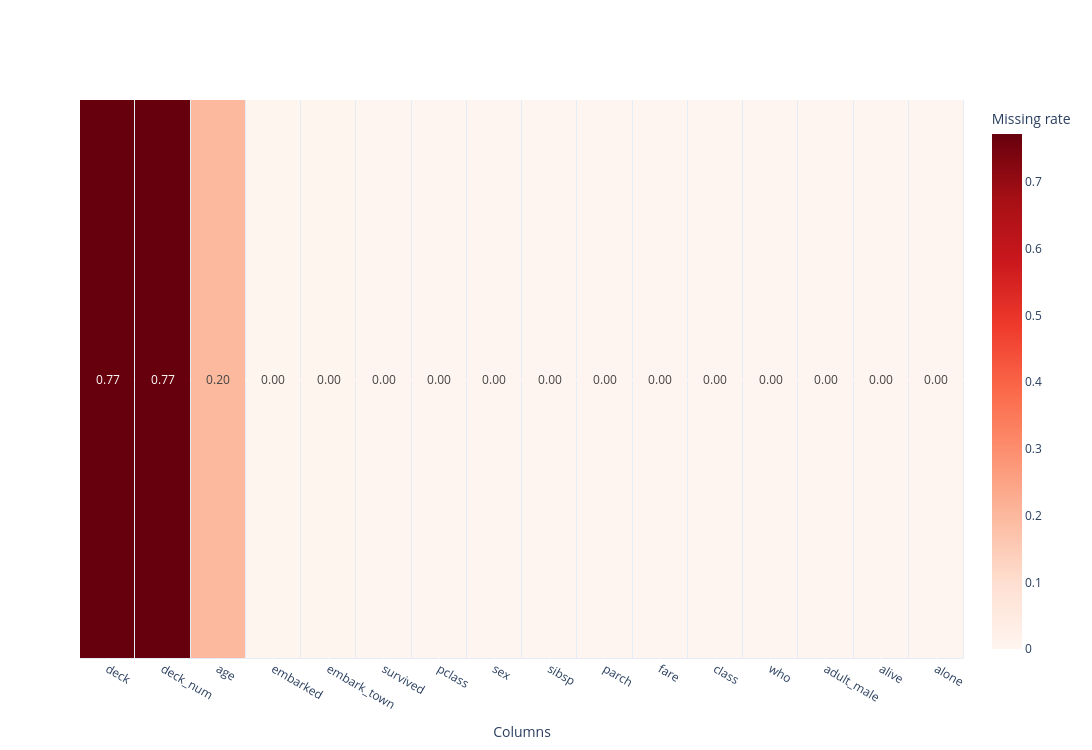

Write notebook code for a chart like this one.
### Code cell
df.column_missing_rate_heatmap().show()

### Figure 1 — Plotly figure (JSON) as saved in the notebook; plotly's stock layout.template omitted (floating-point values rounded to 4 significant figures)
{"data": [{"colorbar": {"title": {"text": "Missing rate"}}, "colorscale": [[0, "rgb(255,245,240)"], [0.125, "rgb(254,224,210)"], [0.25, "rgb(252,187,161)"], [0.375, "rgb(252,146,114)"], [0.5, "rgb(251,106,74)"], [0.625, "rgb(239,59,44)"], [0.75, "rgb(203,24,29)"], [0.875, "rgb(165,15,21)"], [1, "rgb(103,0,13)"]], "customdata": [[["deck", "0.77"], ["deck_num", "0.77"], ["age", "0.20"], ["embarked", "0.00"], ["embark_town", "0.00"], ["survived", "0.00"], ["pclass", "0.00"], ["sex", "0.00"], ["sibsp", "0.00"], ["parch", "0.00"], ["fare", "0.00"], ["class", "0.00"], ["who", "0.00"], ["adult_male", "0.00"], ["alive", "0.00"], ["alone", "0.00"]]], "hovertemplate": "%{hovertext}<extra></extra>", "hovertext": [["<b>Column</b>: deck<br><b>Missing rate</b>: 0.77", "<b>Column</b>: deck_num<br><b>Missing rate</b>: 0.77", "<b>Column</b>: age<br><b>Missing rate</b>: 0.20", "<b>Column</b>: embarked<br><b>Missing rate</b>: 0.00", "<b>Column</b>: embark_town<br><b>Missing rate</b>: 0.00", "<b>Column</b>: survived<br><b>Missing rate</b>: 0.00", "<b>Column</b>: pclass<br><b>Missing rate</b>: 0.00", "<b>Column</b>: sex<br><b>Missing rate</b>: 0.00", "<b>Column</b>: sibsp<br><b>Missing rate</b>: 0.00", "<b>Column</b>: parch<br><b>Missing rate</b>: 0.00", "<b>Column</b>: fare<br><b>Missing rate</b>: 0.00", "<b>Column</b>: class<br><b>Missing rate</b>: 0.00", "<b>Column</b>: who<br><b>Missing rate</b>: 0.00", "<b>Column</b>: adult_male<br><b>Missing rate</b>: 0.00", "<b>Column</b>: alive<br><b>Missing rate</b>: 0.00", "<b>Column</b>: alone<br><b>Missing rate</b>: 0.00"]], "showscale": true, "text": [["0.77", "0.77", "0.20", "0.00", "0.00", "0.00", "0.00", "0.00", "0.00", "0.00", "0.00", "0.00", "0.00", "0.00", "0.00", "0.00"]], "texttemplate": "%{text}", "type": "heatmap", "x": ["deck", "deck_num", "age", "embarked", "embark_town", "survived", "pclass", "sex", "sibsp", "parch", "fare", "class", "who", "adult_male", "alive", "alone"], "xgap": 1, "y": ["Missing rate"], "ygap": 1, "z": [[0.7722, 0.7722, 0.1987, 0.002245, 0.002245, 0, 0, 0, 0, 0, 0, 0, 0, 0, 0, 0]], "zmax": 0.7722, "zmin": 0}], "layout": {"font": {}, "height": 750, "legend": {"title": {}}, "showlegend": true, "title": {}, "width": 1500, "xaxis": {"title": {"text": "Columns"}}, "yaxis": {"showticklabels": false}}}
